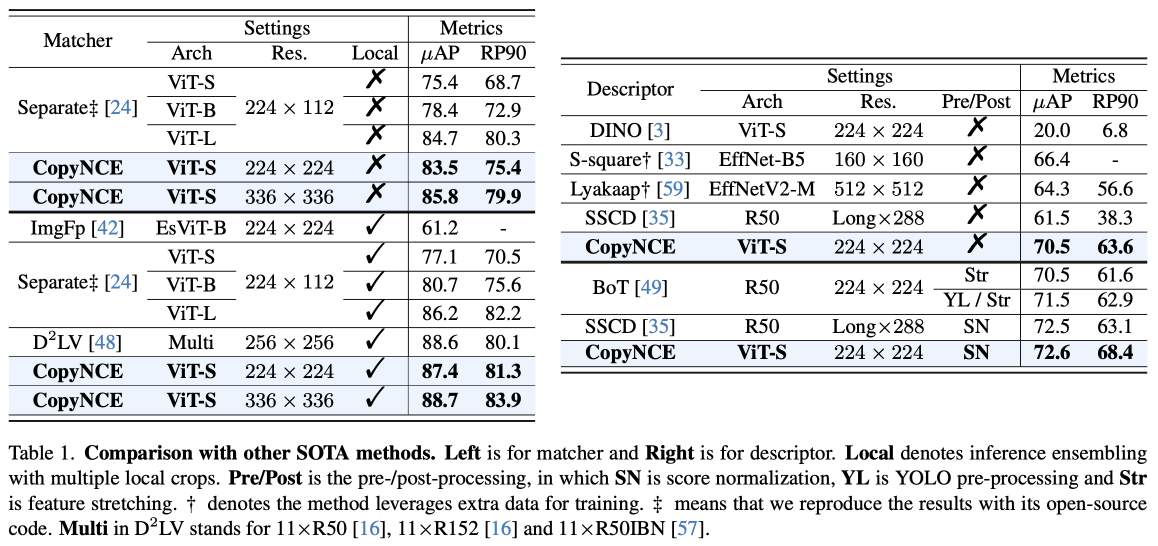
#> input picture assets/performance.png, 2316 x 1092 px (shown at 1/2 size)
$ python -i visualizer.py   (imports and definitions only)
#> lines starting #> are read from the running program, lines starting #| are printed output that depends on the picture

from pathlib import Path
from typing import Sequence, Dict

import numpy as np
from PIL import Image
from matplotlib import pyplot as plt
from tqdm import tqdm
import io


def plt_fig_to_pil_image(fig, dpi=300):
    buf = io.BytesIO()
    fig.savefig(buf, dpi=dpi)
    buf.seek(0)
    image = Image.open(buf)
    return image


def fetch_image(data, size=(384, 384)):
#> called with data = '../../assets/performance.png', size = (384, 384)
    if isinstance(data, Image.Image):
        return data.resize(size, resample=Image.LANCZOS)
    elif isinstance(data, (str, Path)):
        return Image.open(data).resize(size, resample=Image.LANCZOS)
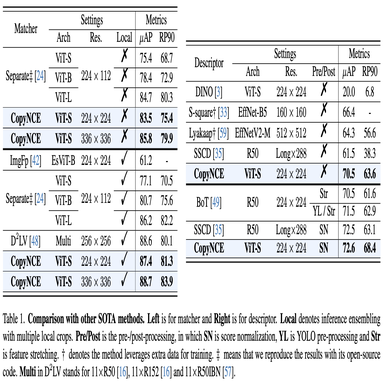
#> returned value: PIL image 384x384 RGBA; mean R, G, B, A 224.7, 225.5, 226.7, 255
    elif isinstance(data, np.ndarray):
        return Image.fromarray(data).resize(size, resample=Image.LANCZOS)
    else:
        raise ValueError(f"Unsupported image type: {type(data)}")


def false_match_processor(data):
    que = fetch_image(data["query"])

    n_images = len(data["references"]) + 1
    fig, axs = plt.subplots(nrows=1, ncols=n_images, figsize=(4.8 * n_images, 5))

    axs[0].imshow(que)
    axs[0].set_title('query')

    for i, (ref, score, match) in enumerate(zip(data["references"], data["scores"], data["matches"]), start=1):
        ref = fetch_image(ref)
        axs[i].imshow(ref)
        axs[i].set_title(f'ref #{i} score: {score:.4f} match: {match}')

    plt.tight_layout()
    visualized = plt_fig_to_pil_image(fig)
    return visualized


class Visualizer(object):
    def __init__(self, vis_root="visualization", exp_name="default"):
        self.vis_root = Path(vis_root)
        self.vis_root.mkdir(exist_ok=True, parents=True)

        self.vis_dir = self.vis_root / exp_name
        self.vis_dir.mkdir(exist_ok=True, parents=True)

    def visualize(self, data: Sequence, processor=fetch_image, sub_dir=None):
        data = data if isinstance(data, Sequence) else [data]
        vis_dir = self.vis_dir / sub_dir if sub_dir is not None else self.vis_dir
        vis_dir.mkdir(exist_ok=True, parents=True)

        for i, _data in tqdm(enumerate(data)):
            visualized = processor(_data)
            visualized.save(vis_dir / f"{i:05}.png")

>>> result = fetch_image('../../assets/performance.png')
